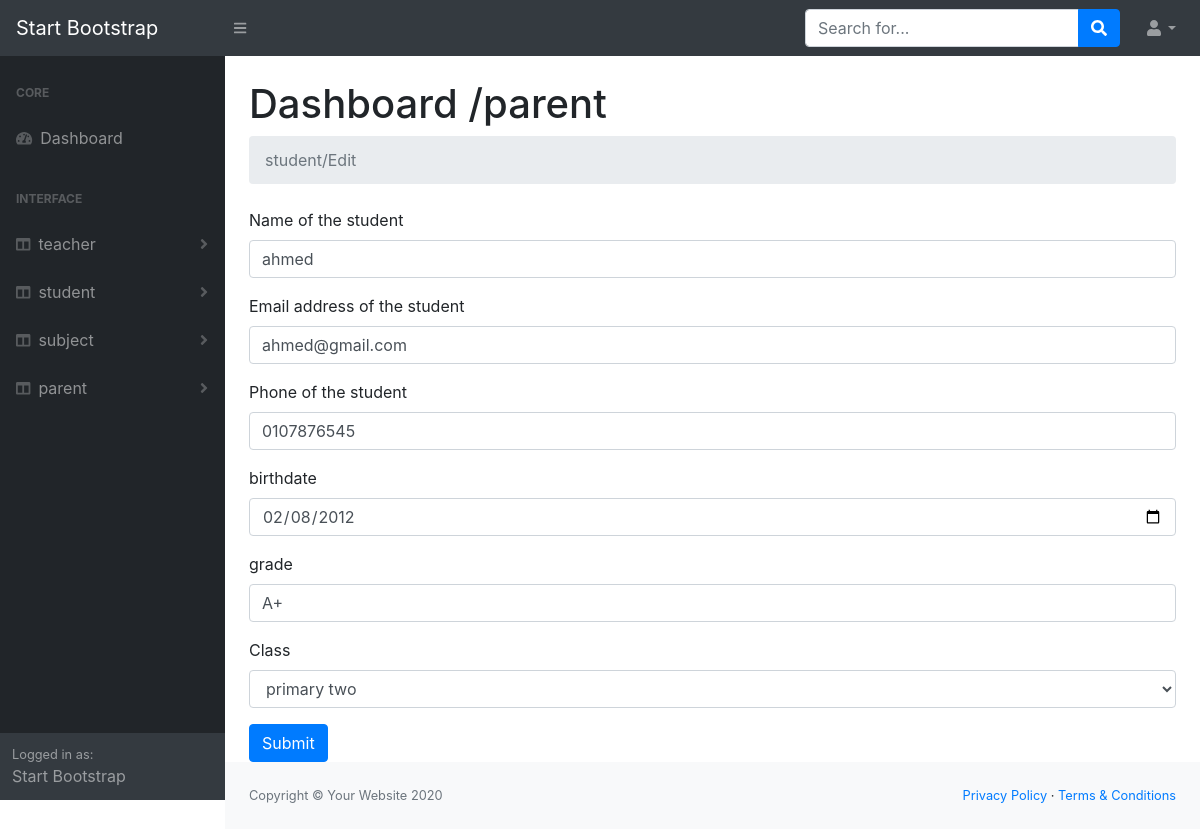
The app's page /schoolSystem/dashBoard/student/edit.php?id=2 (signed in) with its own data.
### tables this page shows
CREATE TABLE `student` (
  `StudentId` int(10) NOT NULL,
  `Name` text NOT NULL,
  `BirthDate` date NOT NULL,
  `Email` text NOT NULL,
  `Password` text NOT NULL,
  `Grade` text NOT NULL,
  `phone` varchar(14) NOT NULL,
  `ClassId` int(10) NOT NULL,
  `ParentId` int(10) NOT NULL,
  `AdminId` int(10) NOT NULL
);

CREATE TABLE `class` (
  `ClassId` int(10) NOT NULL,
  `StudentsNo` int(10) NOT NULL,
  `ClassName` tinytext NOT NULL,
  `AdminId` int(10) NOT NULL
);

### schoolSystem/dashBoard/student/edit.php (the view, shortened to what this page needs)
<?php
require '../helpers/functions.php';
$sql = "select * from class";
$classObj  = DoQuery($sql);
$id = $_GET['id'];
$sql = "select * from student where StudentId = $id ";
$op  = DoQuery($sql);
$studentData = mysqli_fetch_assoc($op);
require '../layouts/header.php';
require '../layouts/nav.php';
require '../layouts/sidNav.php';
?>
<main>
    <div class="container-fluid">
        <h1 class="mt-4">Dashboard /parent</h1>
        <ol class="breadcrumb mb-4">
        </ol>
        <form action="<?php echo htmlspecialchars($_SERVER['PHP_SELF']) .'?id='.$studentData['StudentId']; ?>" method="post" enctype="multipart/form-data">
        <div class="form-group">
                <label for="exampleInputName">Name of the student</label>
                <input type="text" class="form-control" required id="exampleInputName" aria-describedby="" value="<?php echo $studentData['Name'];?>" name="name" placeholder="Enter Name of the student">
            </div>
            <div class="form-group">
                <label for="exampleInputEmail">Email address of the student</label>
                <input type="text" class="form-control" required id="exampleInputEmail" value="<?php echo $studentData['Email'];?>" aria-describedby="emailHelp" name="email" placeholder="Enter email of the student">
            </div>
            <div class="form-group">
                <label for="exampleInputPhone">Phone of the student</label>
                <input type="text" class="form-control" required id="exampleInputPhone" value="<?php echo $studentData['phone'];?>" name="phone" placeholder="phone of the student">
            </div>
            <div class="form-group">
                <label for="exampleInputBirthDate">birthdate</label>
                <input type="date" class="form-control" required id="exampleInputBirthDate" value="<?php echo $studentData['BirthDate'];?>" name="birthdate" placeholder="birthdate of the student">
            </div>
            <div class="form-group">
                <label for="exampleInputGrade">grade</label>
                <input type="text" class="form-control" required id="exampleInputGrade" value="<?php echo $studentData['Grade'];?>" name="grade" placeholder="grade of the student">
            </div>
            <div class="form-group">
        <label for="exampleInputPassword">Class</label>
        <select class="form-control" required name="classId">
          <?php
          while ($data = mysqli_fetch_assoc($classObj)) {
          ?>
<option value="<?php echo $data['ClassId']; ?>" <?php if ($data['ClassId'] == $studentData['ClassId']) {
                                                                        echo 'selected';
                                                                    }  ?>><?php echo $data['ClassName']; ?></option>
          <?php } ?>
        </select>
      </div>
            <button type="submit" class="btn btn-primary">Submit</button>
        </form>
</main>
<?php
require '../layouts/footer.php';
?>

### records on screen
student: name "ahmed", email "ahmed@gmail.com", phone "0107876545", birthdate "02/08/2012", grade "A+", classId "primary two"

### other values on screen
$module "teacher"
$module "student"
$module "subject"
$module "parent"
$message "student/Edit"
